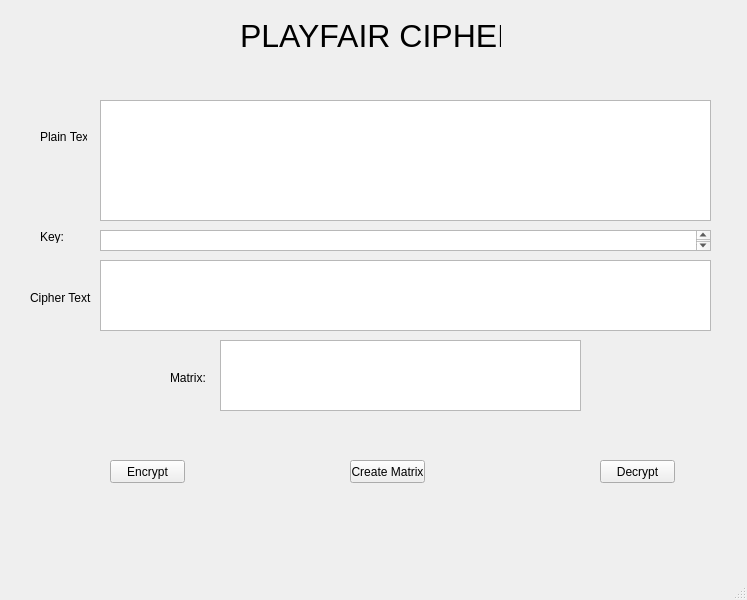
<?xml version="1.0" encoding="UTF-8"?>
<ui version="4.0">
 <class>MainWindow</class>
 <widget class="QMainWindow" name="MainWindow">
  <property name="geometry">
   <rect>
    <x>0</x>
    <y>0</y>
    <width>747</width>
    <height>600</height>
   </rect>
  </property>
  <property name="windowTitle">
   <string>Caeser Cipher</string>
  </property>
  <widget class="QWidget" name="centralwidget">
   <widget class="QPlainTextEdit" name="txt_plain_text">
    <property name="geometry">
     <rect>
      <x>100</x>
      <y>100</y>
      <width>611</width>
      <height>121</height>
     </rect>
    </property>
    <property name="autoFillBackground">
     <bool>false</bool>
    </property>
   </widget>
   <widget class="QPlainTextEdit" name="txt_key">
    <property name="geometry">
     <rect>
      <x>100</x>
      <y>230</y>
      <width>611</width>
      <height>21</height>
     </rect>
    </property>
    <property name="autoFillBackground">
     <bool>false</bool>
    </property>
   </widget>
   <widget class="QPlainTextEdit" name="txt_cipher_text">
    <property name="geometry">
     <rect>
      <x>100</x>
      <y>260</y>
      <width>611</width>
      <height>71</height>
     </rect>
    </property>
    <property name="autoFillBackground">
     <bool>false</bool>
    </property>
   </widget>
   <widget class="QLabel" name="label">
    <property name="geometry">
     <rect>
      <x>40</x>
      <y>130</y>
      <width>47</width>
      <height>13</height>
     </rect>
    </property>
    <property name="autoFillBackground">
     <bool>false</bool>
    </property>
    <property name="text">
     <string>Plain Text:</string>
    </property>
    <property name="scaledContents">
     <bool>false</bool>
    </property>
   </widget>
   <widget class="QLabel" name="label_2">
    <property name="geometry">
     <rect>
      <x>40</x>
      <y>230</y>
      <width>47</width>
      <height>13</height>
     </rect>
    </property>
    <property name="autoFillBackground">
     <bool>false</bool>
    </property>
    <property name="text">
     <string>Key:</string>
    </property>
    <property name="scaledContents">
     <bool>false</bool>
    </property>
   </widget>
   <widget class="QLabel" name="label_3">
    <property name="geometry">
     <rect>
      <x>30</x>
      <y>290</y>
      <width>61</width>
      <height>16</height>
     </rect>
    </property>
    <property name="autoFillBackground">
     <bool>false</bool>
    </property>
    <property name="text">
     <string>Cipher Text:</string>
    </property>
    <property name="scaledContents">
     <bool>false</bool>
    </property>
   </widget>
   <widget class="QPushButton" name="btn_encrypt">
    <property name="geometry">
     <rect>
      <x>110</x>
      <y>460</y>
      <width>75</width>
      <height>23</height>
     </rect>
    </property>
    <property name="autoFillBackground">
     <bool>false</bool>
    </property>
    <property name="text">
     <string>Encrypt</string>
    </property>
   </widget>
   <widget class="QPushButton" name="btn_decrypt">
    <property name="geometry">
     <rect>
      <x>600</x>
      <y>460</y>
      <width>75</width>
      <height>23</height>
     </rect>
    </property>
    <property name="autoFillBackground">
     <bool>false</bool>
    </property>
    <property name="text">
     <string>Decrypt</string>
    </property>
   </widget>
   <widget class="QLabel" name="label_4">
    <property name="geometry">
     <rect>
      <x>240</x>
      <y>20</y>
      <width>261</width>
      <height>31</height>
     </rect>
    </property>
    <property name="font">
     <font>
      <pointsize>24</pointsize>
     </font>
    </property>
    <property name="autoFillBackground">
     <bool>false</bool>
    </property>
    <property name="text">
     <string>PLAYFAIR CIPHER</string>
    </property>
    <property name="scaledContents">
     <bool>false</bool>
    </property>
   </widget>
   <widget class="QPushButton" name="btn_create_matrix">
    <property name="geometry">
     <rect>
      <x>350</x>
      <y>460</y>
      <width>75</width>
      <height>23</height>
     </rect>
    </property>
    <property name="autoFillBackground">
     <bool>false</bool>
    </property>
    <property name="text">
     <string>Create Matrix</string>
    </property>
   </widget>
   <widget class="QPlainTextEdit" name="txt_matrix">
    <property name="geometry">
     <rect>
      <x>220</x>
      <y>340</y>
      <width>361</width>
      <height>71</height>
     </rect>
    </property>
   </widget>
   <widget class="QLabel" name="label_5">
    <property name="geometry">
     <rect>
      <x>170</x>
      <y>370</y>
      <width>41</width>
      <height>16</height>
     </rect>
    </property>
    <property name="autoFillBackground">
     <bool>false</bool>
    </property>
    <property name="text">
     <string>Matrix:</string>
    </property>
    <property name="scaledContents">
     <bool>false</bool>
    </property>
   </widget>
  </widget>
  <widget class="QMenuBar" name="menubar">
   <property name="geometry">
    <rect>
     <x>0</x>
     <y>0</y>
     <width>747</width>
     <height>21</height>
    </rect>
   </property>
  </widget>
  <widget class="QStatusBar" name="statusbar"/>
 </widget>
 <resources/>
 <connections/>
</ui>
